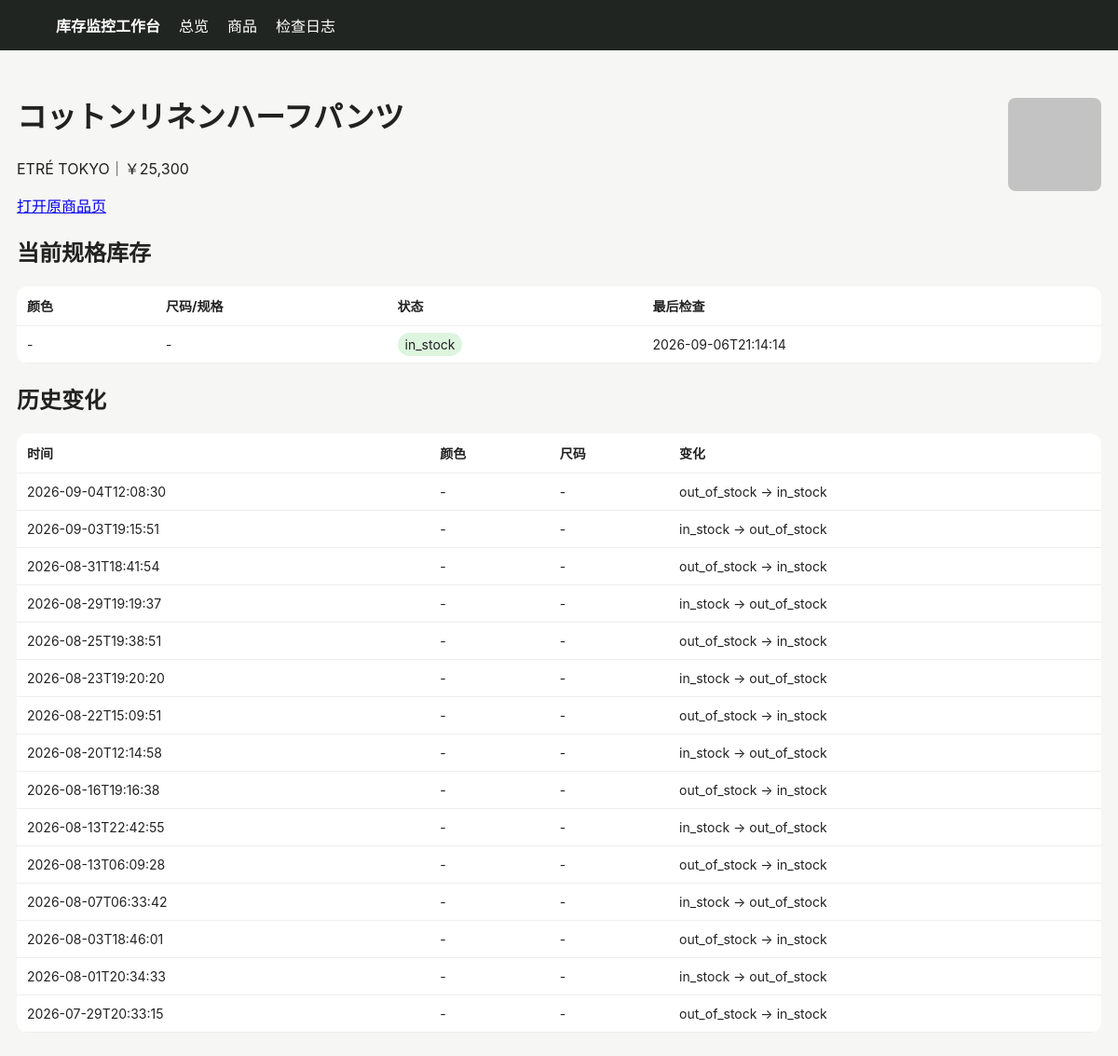
Page /product/246 on the earlier database version.
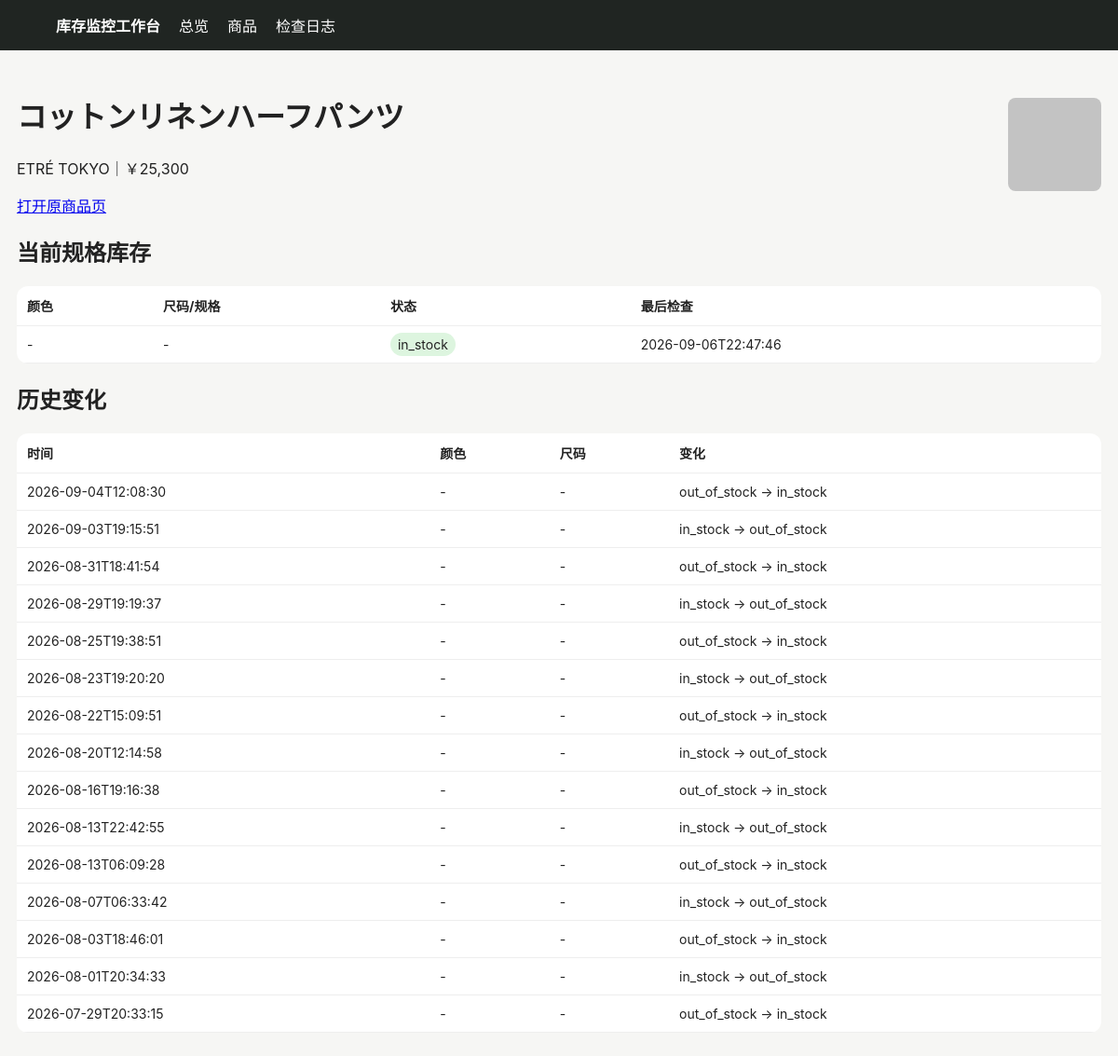
Same page on the later database version.
### tables this page shows
CREATE TABLE products (
 id INTEGER PRIMARY KEY AUTOINCREMENT,
 site TEXT NOT NULL,
 url TEXT NOT NULL UNIQUE,
 name TEXT NOT NULL,
 price TEXT,
 image_url TEXT,
 first_seen TEXT NOT NULL,
 last_seen TEXT NOT NULL
);

CREATE TABLE variants (
 id INTEGER PRIMARY KEY AUTOINCREMENT,
 product_id INTEGER NOT NULL,
 color TEXT NOT NULL DEFAULT '',
 size TEXT NOT NULL DEFAULT '',
 status TEXT NOT NULL,
 last_checked TEXT NOT NULL,
 UNIQUE(product_id, color, size)
);

CREATE TABLE changes (
 id INTEGER PRIMARY KEY AUTOINCREMENT,
 product_id INTEGER NOT NULL,
 color TEXT NOT NULL DEFAULT '',
 size TEXT NOT NULL DEFAULT '',
 old_status TEXT NOT NULL,
 new_status TEXT NOT NULL,
 detected_at TEXT NOT NULL
);

### app/main.py (the view)
@app.get("/product/{pid}")
def product(request: Request, pid: int):
    with conn() as c:
        p=c.execute("SELECT * FROM products WHERE id=?",(pid,)).fetchone()
        vs=c.execute("SELECT * FROM variants WHERE product_id=? ORDER BY color,size",(pid,)).fetchall()
        cs=c.execute("SELECT * FROM changes WHERE product_id=? ORDER BY detected_at DESC",(pid,)).fetchall()
    return templates.TemplateResponse("product.html", {"request":request,"p":p,"variants":vs,"changes":cs})

### app/templates/product.html
{% extends "base.html" %}{% block content %}<div class="top"><div><h1>{{p.name}}</h1><p>{{p.site}}｜{{p.price}}</p><a href="{{p.url}}" target="_blank">打开原商品页</a></div>{% if p.image_url %}<img class="thumb" style="width:100px;height:100px" src="{{p.image_url}}">{% endif %}</div>
<h2>当前规格库存</h2><table><tr><th>颜色</th><th>尺码/规格</th><th>状态</th><th>最后检查</th></tr>{% for v in variants %}<tr><td>{{v.color or "-"}}</td><td>{{v.size or "-"}}</td><td><span class="badge {{v.status}}">{{v.status}}</span></td><td>{{v.last_checked}}</td></tr>{% endfor %}</table>
<h2>历史变化</h2><table><tr><th>时间</th><th>颜色</th><th>尺码</th><th>变化</th></tr>{% for c in changes %}<tr><td>{{c.detected_at}}</td><td>{{c.color or "-"}}</td><td>{{c.size or "-"}}</td><td>{{c.old_status}} → {{c.new_status}}</td></tr>{% endfor %}</table>{% endblock %}

### app/templates/base.html (shortened to what this page needs)
<!doctype html><html lang="zh-CN"><head><meta charset="utf-8"><meta name="viewport" content="width=device-width,initial-scale=1">
</head><body><nav><strong>库存监控工作台</strong><a href="/">总览</a><a href="/products">商品</a><a href="/logs">检查日志</a></nav><main>{% block content %}{% endblock %}</main></body></html>

### app/templates/base.html (style rules this page uses)
body { font-family:-apple-system,BlinkMacSystemFont,"Segoe UI",sans-serif;background:#f6f6f4;color:#222;margin:0 }
nav { background:#202522;color:#fff;padding:15px 5%;display:flex;gap:20px;align-items:center }
nav a { color:#fff;text-decoration:none }
main { max-width:1180px;margin:25px auto;padding:0 18px }
table { width:100%;border-collapse:collapse;background:#fff;border-radius:12px;overflow:hidden }
th,td { padding:11px;border-bottom:1px solid #eee;text-align:left;font-size:14px }
.badge { padding:4px 8px;border-radius:999px;background:#eee }
.in_stock { background:#ddf5df }
img.thumb { width:52px;height:52px;object-fit:cover;border-radius:8px }
.top { display:flex;justify-content:space-between;align-items:center;margin-bottom:18px }

Differences in the rows shown:
changed variants "in_stock": last_checked "2026-09-06T21:14:14" → "2026-09-06T22:47:46"
